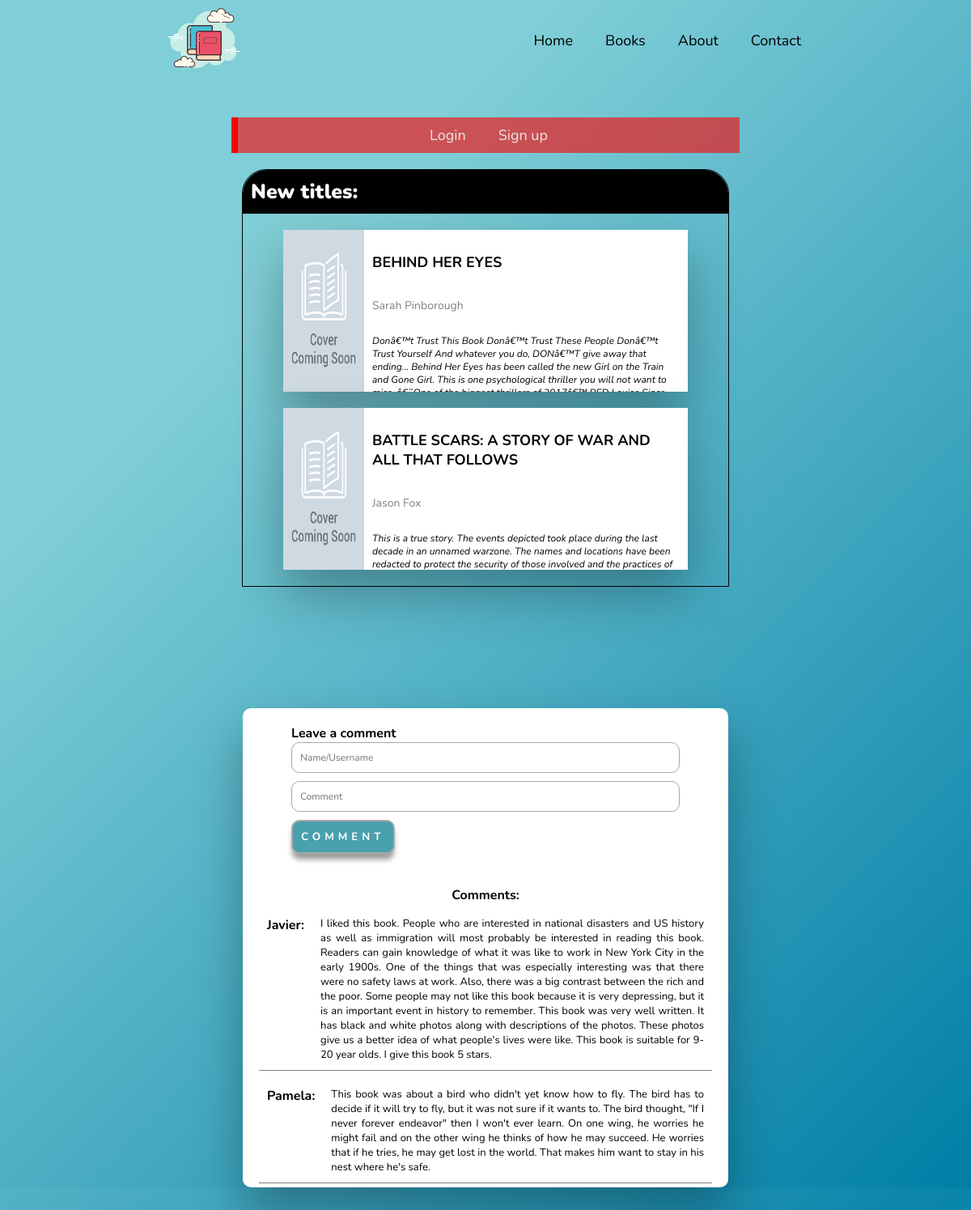
The page / on the database its author committed.
### tables this page shows
CREATE TABLE `books` (
  `id` int(11) NOT NULL,
  `title` varchar(50) NOT NULL,
  `author` text NOT NULL,
  `year` int(4) NOT NULL,
  `edition` varchar(20) NOT NULL,
  `isbn` varchar(20) NOT NULL,
  `storage` int(11) NOT NULL,
  `description` text NOT NULL
);

CREATE TABLE `comments` (
  `id` int(11) NOT NULL,
  `user` text NOT NULL,
  `comment` longtext NOT NULL
);

### index.php (the view)
<?php
  require "header.php"
?>
<section>
     <?php
     if (isset($_SESSION['uservalue'])){
          $sql="SELECT * FROM users;";
          $result = mysqli_query($connect, $sql);
          $resultcheck=mysqli_num_rows($result);
          if ($resultcheck>0){
               ?>
               <div class="greennote">
                    <div class="name">
                         Welcome back <?php echo $_SESSION['uservalue'];?>
                    </div>
                    <div class="out">
                         <a href="connection/logout-connection.php">Logout</a>
                    </div>
               </div>
               <?php
          }
     }else{
          ?>
          <div class="rednote">
               <?php
               echo '<a href="login.php">Login</a><a href="signup.php">Sign up</a>';
               ?>
          </div>
          <?php
}
?>
<div class="sectionnewbooks">
     <div class="sectiontitle">
          New titles:
     </div>
     <div class="newbooks">
<?php
     $sql="SELECT * FROM books ORDER BY id DESC LIMIT 2;";
     $result = mysqli_query($connect, $sql);
     $resultcheck=mysqli_num_rows($result);
     if ($resultcheck>0) {
          while ($row=mysqli_fetch_assoc($result)) {
               echo "<div class='bookwrapper'><img src='img/cover-default.png' alt='book cover'><div class='description'><p class='booktitle'>".$row["title"]."</p><p class='bookauthor'>". $row["author"]."</p><p class='booksummary'>".$row["description"]."</p></div></div>";
          }
     };
     ?>
     </div>
</div>
     <div class="commentwrapper">
          <form class="commentform" action="connection/comment-connection.php" method="post">
               <b>Leave a comment</b>
               <input type="text" name="name" placeholder="Name/Username"  required>
               <br>
               <input type="textarea" name="comment" placeholder="Comment" required>
               <br>
               <button type="submit" name="comment-button">Comment</button>
          </form>
          <b>Comments:</b>
          <?php
          $sql="SELECT * FROM comments;";
          $result = mysqli_query($connect, $sql);
          $resultcheck=mysqli_num_rows($result);
          if ($resultcheck>0) {
               while ($row=mysqli_fetch_assoc($result)) {
                    echo "<div class='printcomment'><b>";
                    echo $row["user"];
                    echo ":</b><div class='printcommentuser'>";
                    echo $row["comment"];
                    echo "</div>";
                    echo "</div>";
               }
          }else{
               echo "No comments, be the first one";
     };
          ?>
     </div>
</section>
<?php
require "footer.php"
?>

### index.css (style rules this page uses)
html,body { background-color: #007ea7; background-image: linear-gradient(315deg, #007ea7 0%, #80ced7 74%);; font-family: 'Nunito', sans-serif; margin: 0; width: 100%; }
a { text-decoration: none; color: #E8E8E8; font-size: 18px; margin: 20px; }
.rednote { background-color: rgba(255, 1, 1, 0.6); border-left: 8px solid red; max-width: 50%; height:auto; margin: 20px auto; padding: 10px; text-align: center; }
.commentwrapper { margin: 150px auto; text-align: left; height: auto; display: flex; flex-direction: column; align-items: center; border-radius: 10px; background: #fff; width: 100%; max-width: 50%; position: relative; -webkit-box-shadow: 0 30px 60px 0 rgba(0,0,0,0.3); box-shadow: 0 30px 60px 0 rgba(0,0,0,0.3); }
.formsign, .formaddbook, .commentform { width: 80%; margin: 20px; }
input { font-family: inherit; font-size: 12px; background-color: transparent; border:1px solid #A9A9A9; color: #A9A9A9; border-radius: 10px; outline: none; padding: 10px; margin-bottom: 10px; width: 100%; }
button { background-color: #49A0AE; border:2px solid #A9A9A9; border-radius: 10px; outline: none; padding: 10px; margin-bottom: 20px; font-family: inherit; width: auto; color: #fff; text-transform: uppercase; font-weight: bolder; letter-spacing: 5px; box-shadow: 0 8px 6px -1px rgb(158, 157, 157); }
.sectionnewbooks { background-color: transparent; width: 100%; max-width: 50%; margin: auto; border-top-right-radius: 30px; border-top-left-radius: 30px; border: 1px solid black; }
.sectiontitle { background-color: black; width: 100%; padding: 10px; box-sizing: border-box; border-top-right-radius: 30px; border-top-left-radius: 30px; color: white; font-size: 25px; font-weight: 900; }
.newbooks { background-color: transparent; width: 100%; padding: 0 50px; box-sizing: border-box; }
.bookwrapper { margin: 20px auto; box-sizing:inherit; position: relative; text-align: left; height: auto; display: flex; flex-direction: row; align-items: center; justify-content: flex-start; background: #fff; width: 100%; max-width: 100%; -webkit-box-shadow: 0 30px 60px 0 rgba(0,0,0,0.3); box-shadow: 0 30px 60px 0 rgba(0,0,0,0.3); overflow-y: scroll; }
.bookwrapper>img { height: 200px; width: 20%; }
.description { width: 80%; padding: 10px; display: flex; flex-direction: column; justify-content: flex-start; align-items: flex-start; flex-wrap: nowrap; height: 180px; }
.booktitle { font-size: 18px; text-transform: uppercase; color: black; font-weight: bolder; }
.bookauthor { font-size: 14px; color: gray; }
.booksummary { font-size: 12px; font-style: italic; }
.printcomment { margin: 5px auto; padding: 10px; text-align: justify; height: auto; display: flex; flex-direction: row; background: #fff; border-bottom: 1px solid gray; width: 100%; max-width: 90%; position: relative; }
.printcommentuser { padding-left: 20px; text-align: justify; font-size: 13px; }

### rows shown on the page
books: title "BEHIND HER EYES", author "Sarah Pinborough", description "Donâ€™t Trust This Book Donâ€™t Trust These People Donâ€™t Trust Yourself And whatever you do, DONâ€™T give away that ending... Behind Her Eyes has been called the new Girl on the Train and Gone Girl. This is one psychological thriller you will not want to…"
books: title "BATTLE SCARS: A STORY OF WAR AND ALL THAT FOLLOWS", author "Jason Fox", description "This is a true story. The events depicted took place during the last decade in an unnamed warzone. The names and locations have been redacted to protect the security of those involved and the practices of…"
comments: user "Javier", comment "I liked this book. People who are interested in national disasters and US history as well as immigration will most probably be interested in reading this book. Readers can gain knowledge of what it was like to work in New York City in the early 1900s. One of the things that was especially interesting was that there were no safety laws at work. Also, there was a big contrast between the rich and the poor. Some people may not like this book because it is very depressing, but it is an important event in history to remember. This book was very well written. It has black and white photos along with descriptions of the photos. These photos give us a better idea of what people's lives were like.…"
comments: user "Pamela", comment "This book was about a bird who didn't yet know how to fly. The bird has to decide if it will try to fly, but it was not sure if it wants to. The bird thought, \"If I never forever endeavor\" then I won't ever learn. On one wing, he worries he might fail and on the other wing he thinks of how he may succeed. He worries that if he tries, he may get lost in the world. That makes him want to stay in his nest where he's safe."
